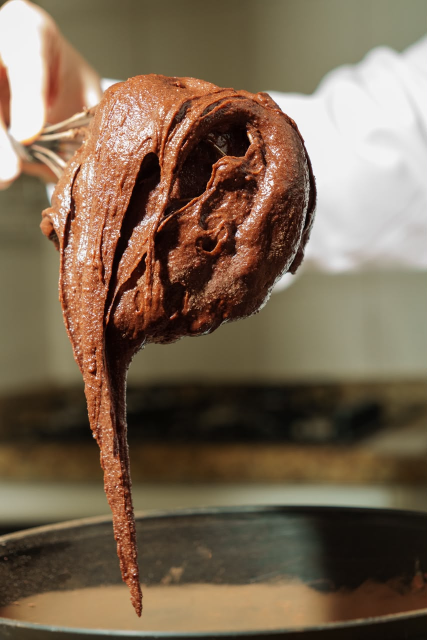
#> input picture cookies-land-bakery/fotos/prdoucao-fotos/photo-2026-10-05-22-47-01_11DB_8.jpg, 854 x 1280 px, found by its file name (shown at 1/2 size)
$ python exemplo_dezembro_prep.py
#> lines starting #> are read from the running program, lines starting #| are printed output that depends on the picture
import pathlib, random
import numpy as np
from PIL import Image, ImageOps, ImageFilter, ImageDraw
B = pathlib.Path('/home/claude/social-midias/cookies-land-bakery/fotos')
P = pathlib.Path('/home/claude/social-midias/cookies-land-bakery/_kit/prep')
def prep(src, nome, crop=None, minimo=0, brilho=1.0):
#> called with nome = 'd_fio', minimo = 1100, brilho = 1.08
    im = ImageOps.exif_transpose(Image.open(src)).convert('RGB')
#> im is the input picture: PIL image 854x1280 RGB; mean R, G, B 122.3, 102.6, 81.8
    if crop:
        w, h = im.size; im = im.crop((int(crop[0]*w), int(crop[1]*h), int(crop[2]*w), int(crop[3]*h)))
    r, g, b = im.split(); b = b.point(lambda v: min(255, int(v*1.04))); r = r.point(lambda v: int(v*.985)); im = Image.merge('RGB', (r, g, b))
#> after `r, g, b = im.split()`:
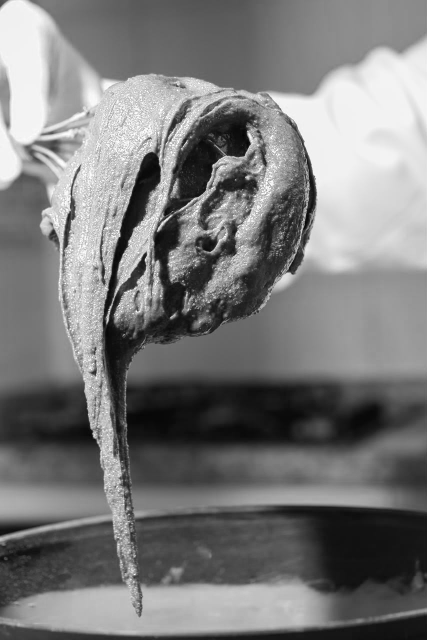
#> r: PIL image 854x1280 L (shown at 1/2 size); min 0, max 255, mean 122.3
#> after `r, g, b = im.split()`:
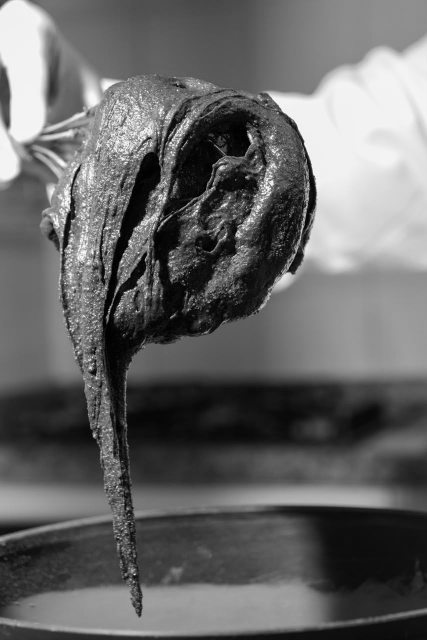
#> g: PIL image 854x1280 L (shown at 1/2 size); min 0, max 255, mean 102.6
#> after `r, g, b = im.split()`:
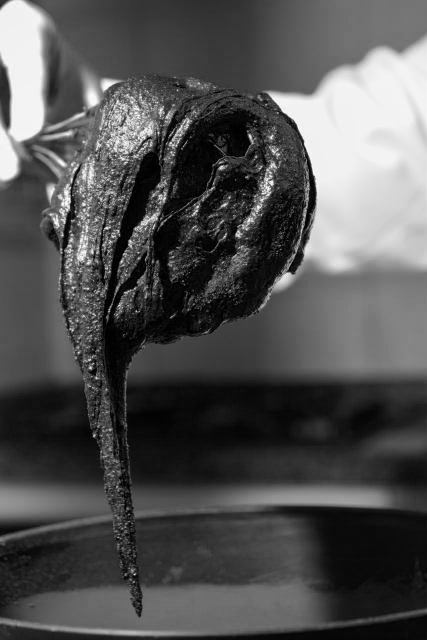
#> b: PIL image 854x1280 L (shown at 1/2 size); min 0, max 255, mean 81.8
    if brilho != 1.0:
        from PIL import ImageEnhance; im = ImageEnhance.Brightness(im).enhance(brilho)
#> after `im = ImageEnhance.Brightness(im).enhance(brilho)`:
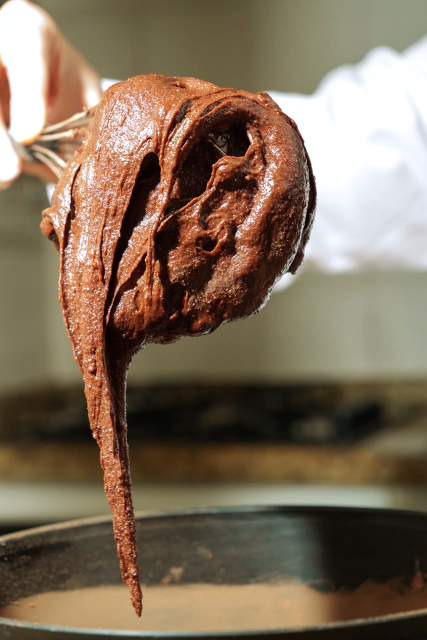
#> im: PIL image 854x1280 RGB (shown at 1/2 size); mean R, G, B 128.9, 110.1, 90
    if max(im.size) > 2000: im.thumbnail((2000, 2000), Image.LANCZOS)
    if minimo and min(im.size) < minimo:
        k = minimo / min(im.size); im = im.resize((int(im.width*k), int(im.height*k)), Image.LANCZOS)
#> after `k = minimo / min(im.size)`: k = 1.29
        im = im.filter(ImageFilter.UnsharpMask(2, 60, 2))
    im.save(P / f'{nome}.jpg', quality=93)
PR = B/'prdoucao-fotos'
F = {
 'd_fio': (PR/'photo-2026-10-05-22-47-01_11DB_8.jpg', 1.08),
 'd_gotas': (PR/'photo-2026-10-05-22-55-00-3_1R-GIP.jpg', 1.08),
 'd_espalha': (PR/'photo-2026-10-05-22-55-00-2_1tm2UY.jpg', 1.08),
 'd_espatula': (PR/'photo-2026-10-05-22-55-00-1_1n4g9D.jpg', 1.08),
 'd_fouet': (PR/'photo-2026-10-05-22-55-02_1JS-pv.jpg', 1.0),
 'd_c_kb_pist': (B/'cookies/vic04226_1aT0qg.jpg', 1.0),
 'd_c_nut_parte': (B/'cookies/vic04250_1Qex87.jpg', 1.0),
 'd_c_nut_aberto': (B/'cookies/vic04245_1w9M6F.jpg', 1.0),
 'd_c_partido': (B/'cookies/vic04264_1TcBL9.jpg', 1.0),
 'd_c_grade': (B/'cookies/vic04236_1b3KIX.jpg', 1.0),
 'd_c_grade2': (B/'cookies/vic04237_12Wy_1.jpg', 1.0),
 'd_c_grade3': (B/'cookies/dsc02204_1ChgA5.jpg', 1.0),
 'd_c_mix': (B/'cookies/vic04233_1DLAcY.jpg', 1.0),
 'd_bolo_cen': (B/'bolo-cenoura-70g/vic00449_1VukAo.jpg', 1.0),
}
for k, (f, br) in F.items(): prep(f, k, minimo=1100, brilho=br)
#> pass 2 of the loop `for k, (f, br) in F.items(): prep(f, k, minimo=1100, brilho=br)`:
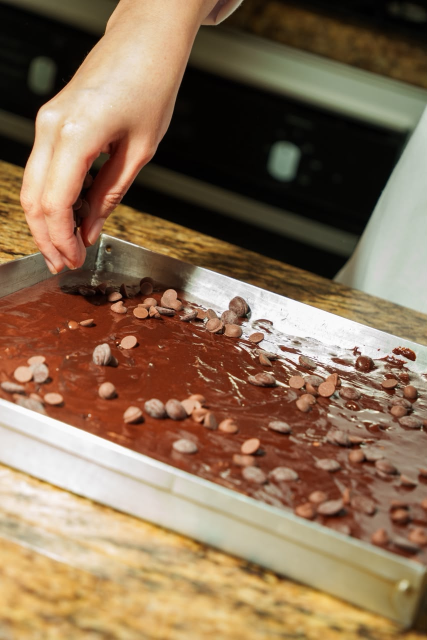
#> input picture cookies-land-bakery/fotos/prdoucao-fotos/photo-2026-10-05-22-55-00-3_1R-GIP.jpg, 854 x 1280 px, found by its file name (shown at 1/2 size)
#> in prep, im is the input picture: PIL image 854x1280 RGB; mean R, G, B 137.8, 111.5, 85.4
#> in prep (call 2), `r, g, b = im.split()`:
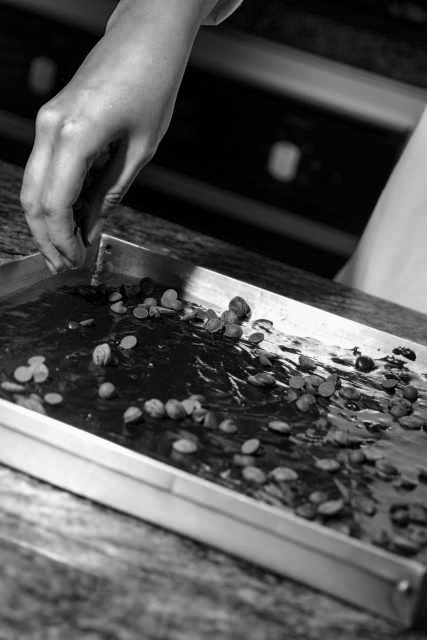
#> b: PIL image 854x1280 L (shown at 1/2 size); min 0, max 255, mean 85.4
#> in prep (call 2), `im = ImageEnhance.Brightness(im).enhance(brilho)`:
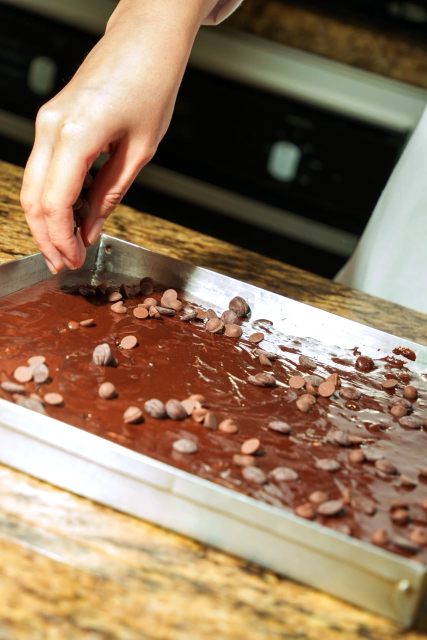
#> im: PIL image 854x1280 RGB (shown at 1/2 size); mean R, G, B 145.4, 119.8, 94.5
#> pass 3 of the loop `for k, (f, br) in F.items(): prep(f, k, minimo=1100, brilho=br)`:
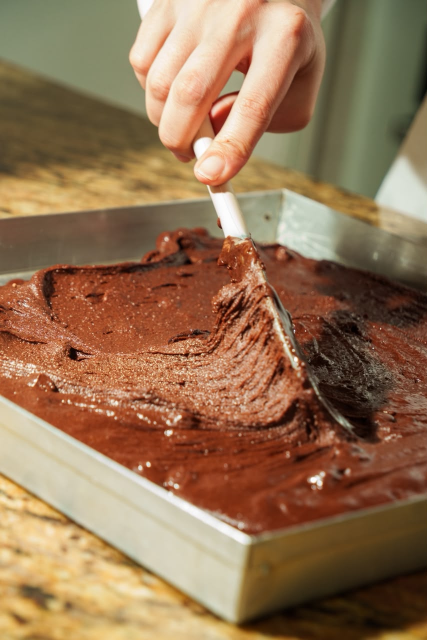
#> input picture cookies-land-bakery/fotos/prdoucao-fotos/photo-2026-10-05-22-55-00-2_1tm2UY.jpg, 854 x 1280 px, found by its file name (shown at 1/2 size)
#> in prep, im is the input picture: PIL image 854x1280 RGB; mean R, G, B 148.2, 114.4, 83.2
#> in prep (call 3), `r, g, b = im.split()`:
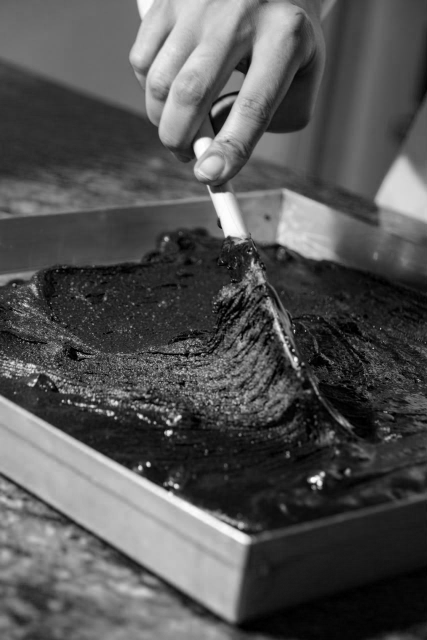
#> b: PIL image 854x1280 L (shown at 1/2 size); min 0, max 255, mean 83.2
#> in prep (call 3), `im = ImageEnhance.Brightness(im).enhance(brilho)`:
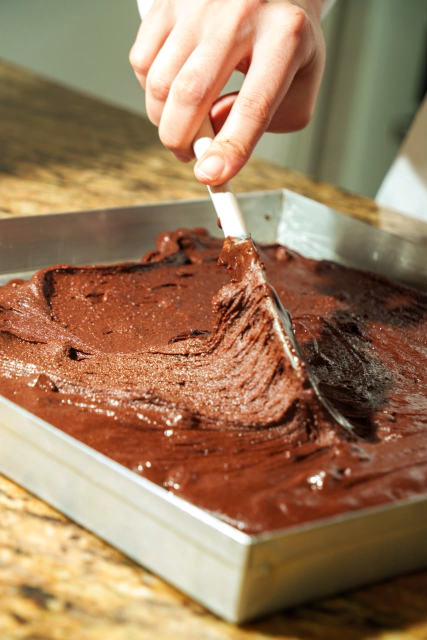
#> im: PIL image 854x1280 RGB (shown at 1/2 size); mean R, G, B 156.4, 123, 92.3
#> (the run stopped early here; a loop or call above may not have finished)
